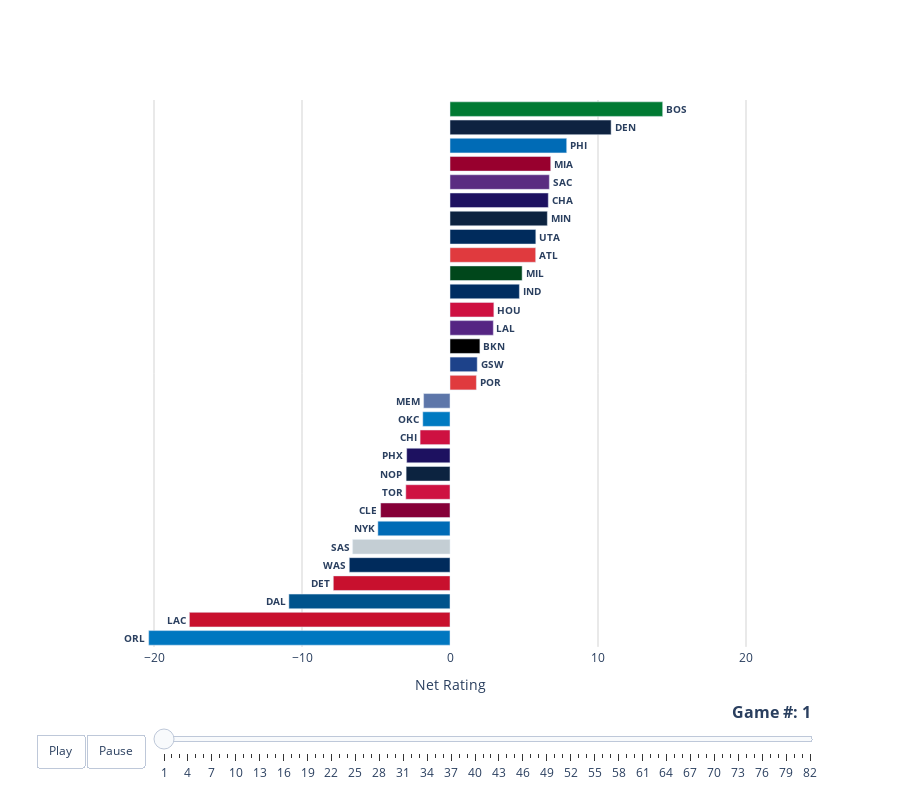

Notebook code for this chart:
### Code cell
# make figure dictionary
fig_dict = {
    "data": [],
    "layout": {},
    "frames": []
}

# fill in most of layout
fig_dict["layout"]["xaxis"] = {
    "title": "Net Rating",
    # Setting static range so animation doesn't look choppy
    "range": [-25, 25],
    "showline": True,
    "linewidth": 0.5,
    "gridcolor": "lightgray"
}
fig_dict["layout"]["yaxis"] = {
    "categoryorder": "total ascending",
    "showticklabels": False,

}
fig_dict["layout"]["hovermode"] = "closest"
# You don't have to set this but if it's too small then not every bar will have a label
fig_dict["layout"]["height"] = 800
fig_dict["layout"]["plot_bgcolor"] = "white"
fig_dict["layout"]["showlegend"] = False

# There are many easing functions, but after testing most of them, 
#   the best for this use case is 'linear'
easing = "linear"

# Having the frame duration be slightly larger than the transition 
#   duration seems to produce smooth animations
frame_duration = 500
transition_duration = 450

# This structure is directly from the docs
fig_dict["layout"]["updatemenus"] = [
    {
        "buttons": [
            {
                "args": [
                    None,
                    {
                        "frame": {"duration": frame_duration, "redraw": True},
                        "fromcurrent": True,
                        "transition": {"duration": transition_duration, "easing": easing}
                    }
                ],
                "label": "Play",
                "method": "animate"
            },
            {
                "args": [
                    [None],
                    {
                        "frame": {"duration": 0, "redraw": True},
                        "mode": "immediate",
                        "transition": {"duration": 0}
                    }
                ],
                "label": "Pause",
                "method": "animate"
            }
        ],
        "direction": "left",
        "pad": {"r": 10, "t": 87},
        "showactive": False,
        "type": "buttons",
        "x": 0.1,
        "xanchor": "right",
        "y": 0,
        "yanchor": "top"
    }
]

sliders_dict = {
    "active": 0,
    "yanchor": "top",
    "xanchor": "left",
    "currentvalue": {
        "font": {"size": 16},
        "prefix": "<b>Game #: ",
        "visible": True,
        "xanchor": "right"
    },
    "transition": {"duration": transition_duration, "easing": easing},
    "pad": {"b": 10, "t": 50},
    "len": 0.9,
    "x": 0.1,
    "y": 0,
    "steps": []
}

# Create initial chart view (Game 1)
game_num = 1
teams = games["TEAM"].unique()
for team in teams:
    dataset_by_game_and_team = games[
        (games["TEAM"] == team) &
        (games["GAME_NUM"] == game_num)
    ]
    data_dict = {
        "y": list(dataset_by_game_and_team["TEAM"]),
        "x": list(dataset_by_game_and_team["CUME_NET_RATING"]),
        "customdata": np.stack(
            (dataset_by_game_and_team["CUME_OFF_RATING"],
             dataset_by_game_and_team["CUME_DEF_RATING"]), axis=-1
        ),
        "type": "bar",
        "text": team,
        "marker_color": TEAM_COLORS.get(team),
        "textposition": "outside",
        "texttemplate": "<b>%{text}</b>",
        "hovertemplate": "<b>%{y}</b><br>"
                         "Net Rating: %{x:.2f}<br>"
                         "Offensive Rating: %{customdata[0]:.2f}<br>"
                         "Defensive Rating: %{customdata[1]:.2f}<br>"
                         "<extra></extra>",
        "orientation": "h",
        "name": team
    }
    fig_dict["data"].append(data_dict)

# Make a new frame for each game
for game in range(1, 83):
    frame = {"data": [], "name": str(game)}
    for team in teams:
        dataset_by_game_and_team = games[
            (games["TEAM"] == team) &
            (games["GAME_NUM"] == game)
        ]
        data_dict = {
            "y": list(dataset_by_game_and_team["TEAM"]),
            "x": list(dataset_by_game_and_team["CUME_NET_RATING"]),
            "customdata": np.stack(
                (dataset_by_game_and_team["CUME_OFF_RATING"],
                 dataset_by_game_and_team["CUME_DEF_RATING"]), axis=-1
            ),
            "type": "bar",
            "text": team,
            "marker_color": TEAM_COLORS.get(team),
            "textposition": "outside",
            "texttemplate": "<b>%{text}</b>",
            "hovertemplate": "<b>%{y}</b><br>"
                             "Net Rating: %{x:.2f}<br>"
                             "Offensive Rating: %{customdata[0]:.2f}<br>"
                             "Defensive Rating: %{customdata[1]:.2f}<br>"
                             "<extra></extra>",
            "orientation": "h",
            "name": team
        }
        frame["data"].append(data_dict)

    fig_dict["frames"].append(frame)
    
    slider_step = {"args": [
        [game],
        {"frame": {"duration": frame_duration, "redraw": True},
         "mode": "immediate",
         "transition": {"duration": transition_duration, "easing": easing}}
    ],
        "label": game,
        "method": "animate"}
    sliders_dict["steps"].append(slider_step)


fig_dict["layout"]["sliders"] = [sliders_dict]

fig = go.Figure(fig_dict)

fig.show()

### Figure 1 — Plotly figure (JSON) as saved in the notebook; plotly's stock layout.template omitted (floating-point values rounded to 4 significant figures)
{"data": [{"customdata": [[121.6, 115.8]], "hovertemplate": "<b>%{y}</b><br>Net Rating: %{x:.2f}<br>Offensive Rating: %{customdata[0]:.2f}<br>Defensive Rating: %{customdata[1]:.2f}<br><extra></extra>", "marker": {"color": "#E03A3E"}, "name": "ATL", "orientation": "h", "text": "ATL", "textposition": "outside", "texttemplate": "<b>%{text}</b>", "type": "bar", "x": [5.789], "y": ["ATL"]}, {"customdata": [[110.1, 108.1]], "hovertemplate": "<b>%{y}</b><br>Net Rating: %{x:.2f}<br>Offensive Rating: %{customdata[0]:.2f}<br>Defensive Rating: %{customdata[1]:.2f}<br><extra></extra>", "marker": {"color": "#000000"}, "name": "BKN", "orientation": "h", "text": "BKN", "textposition": "outside", "texttemplate": "<b>%{text}</b>", "type": "bar", "x": [2.02], "y": ["BKN"]}, {"customdata": [[124.2, 109.8]], "hovertemplate": "<b>%{y}</b><br>Net Rating: %{x:.2f}<br>Offensive Rating: %{customdata[0]:.2f}<br>Defensive Rating: %{customdata[1]:.2f}<br><extra></extra>", "marker": {"color": "#007A33"}, "name": "BOS", "orientation": "h", "text": "BOS", "textposition": "outside", "texttemplate": "<b>%{text}</b>", "type": "bar", "x": [14.37], "y": ["BOS"]}, {"customdata": [[117.6, 111.0]], "hovertemplate": "<b>%{y}</b><br>Net Rating: %{x:.2f}<br>Offensive Rating: %{customdata[0]:.2f}<br>Defensive Rating: %{customdata[1]:.2f}<br><extra></extra>", "marker": {"color": "#1D1160"}, "name": "CHA", "orientation": "h", "text": "CHA", "textposition": "outside", "texttemplate": "<b>%{text}</b>", "type": "bar", "x": [6.641], "y": ["CHA"]}, {"customdata": [[108.1, 110.1]], "hovertemplate": "<b>%{y}</b><br>Net Rating: %{x:.2f}<br>Offensive Rating: %{customdata[0]:.2f}<br>Defensive Rating: %{customdata[1]:.2f}<br><extra></extra>", "marker": {"color": "#CE1141"}, "name": "CHI", "orientation": "h", "text": "CHI", "textposition": "outside", "texttemplate": "<b>%{text}</b>", "type": "bar", "x": [-2.02], "y": ["CHI"]}, {"customdata": [[108.8, 113.5]], "hovertemplate": "<b>%{y}</b><br>Net Rating: %{x:.2f}<br>Offensive Rating: %{customdata[0]:.2f}<br>Defensive Rating: %{customdata[1]:.2f}<br><extra></extra>", "marker": {"color": "#860038"}, "name": "CLE", "orientation": "h", "text": "CLE", "textposition": "outside", "texttemplate": "<b>%{text}</b>", "type": "bar", "x": [-4.689], "y": ["CLE"]}, {"customdata": [[112.8, 123.7]], "hovertemplate": "<b>%{y}</b><br>Net Rating: %{x:.2f}<br>Offensive Rating: %{customdata[0]:.2f}<br>Defensive Rating: %{customdata[1]:.2f}<br><extra></extra>", "marker": {"color": "#00538C"}, "name": "DAL", "orientation": "h", "text": "DAL", "textposition": "outside", "texttemplate": "<b>%{text}</b>", "type": "bar", "x": [-10.89], "y": ["DAL"]}, {"customdata": [[123.7, 112.8]], "hovertemplate": "<b>%{y}</b><br>Net Rating: %{x:.2f}<br>Offensive Rating: %{customdata[0]:.2f}<br>Defensive Rating: %{customdata[1]:.2f}<br><extra></extra>", "marker": {"color": "#0E2240"}, "name": "DEN", "orientation": "h", "text": "DEN", "textposition": "outside", "texttemplate": "<b>%{text}</b>", "type": "bar", "x": [10.89], "y": ["DEN"]}, {"customdata": [[104.5, 112.4]], "hovertemplate": "<b>%{y}</b><br>Net Rating: %{x:.2f}<br>Offensive Rating: %{customdata[0]:.2f}<br>Defensive Rating: %{customdata[1]:.2f}<br><extra></extra>", "marker": {"color": "#C8102E"}, "name": "DET", "orientation": "h", "text": "DET", "textposition": "outside", "texttemplate": "<b>%{text}</b>", "type": "bar", "x": [-7.885], "y": ["DET"]}, {"customdata": [[129.7, 127.8]], "hovertemplate": "<b>%{y}</b><br>Net Rating: %{x:.2f}<br>Offensive Rating: %{customdata[0]:.2f}<br>Defensive Rating: %{customdata[1]:.2f}<br><extra></extra>", "marker": {"color": "#1D428A"}, "name": "GSW", "orientation": "h", "text": "GSW", "textposition": "outside", "texttemplate": "<b>%{text}</b>", "type": "bar", "x": [1.839], "y": ["GSW"]}, {"customdata": [[102.7, 99.78]], "hovertemplate": "<b>%{y}</b><br>Net Rating: %{x:.2f}<br>Offensive Rating: %{customdata[0]:.2f}<br>Defensive Rating: %{customdata[1]:.2f}<br><extra></extra>", "marker": {"color": "#CE1141"}, "name": "HOU", "orientation": "h", "text": "HOU", "textposition": "outside", "texttemplate": "<b>%{text}</b>", "type": "bar", "x": [2.964], "y": ["HOU"]}, {"customdata": [[113.5, 108.8]], "hovertemplate": "<b>%{y}</b><br>Net Rating: %{x:.2f}<br>Offensive Rating: %{customdata[0]:.2f}<br>Defensive Rating: %{customdata[1]:.2f}<br><extra></extra>", "marker": {"color": "#002D62"}, "name": "IND", "orientation": "h", "text": "IND", "textposition": "outside", "texttemplate": "<b>%{text}</b>", "type": "bar", "x": [4.689], "y": ["IND"]}, {"customdata": [[123.3, 140.9]], "hovertemplate": "<b>%{y}</b><br>Net Rating: %{x:.2f}<br>Offensive Rating: %{customdata[0]:.2f}<br>Defensive Rating: %{customdata[1]:.2f}<br><extra></extra>", "marker": {"color": "#C8102E"}, "name": "LAC", "orientation": "h", "text": "LAC", "textposition": "outside", "texttemplate": "<b>%{text}</b>", "type": "bar", "x": [-17.61], "y": ["LAC"]}, {"customdata": [[119.0, 116.1]], "hovertemplate": "<b>%{y}</b><br>Net Rating: %{x:.2f}<br>Offensive Rating: %{customdata[0]:.2f}<br>Defensive Rating: %{customdata[1]:.2f}<br><extra></extra>", "marker": {"color": "#552583"}, "name": "LAL", "orientation": "h", "text": "LAL", "textposition": "outside", "texttemplate": "<b>%{text}</b>", "type": "bar", "x": [2.927], "y": ["LAL"]}, {"customdata": [[100.8, 102.6]], "hovertemplate": "<b>%{y}</b><br>Net Rating: %{x:.2f}<br>Offensive Rating: %{customdata[0]:.2f}<br>Defensive Rating: %{customdata[1]:.2f}<br><extra></extra>", "marker": {"color": "#5D76A9"}, "name": "MEM", "orientation": "h", "text": "MEM", "textposition": "outside", "texttemplate": "<b>%{text}</b>", "type": "bar", "x": [-1.784], "y": ["MEM"]}, {"customdata": [[117.6, 110.8]], "hovertemplate": "<b>%{y}</b><br>Net Rating: %{x:.2f}<br>Offensive Rating: %{customdata[0]:.2f}<br>Defensive Rating: %{customdata[1]:.2f}<br><extra></extra>", "marker": {"color": "#98002E"}, "name": "MIA", "orientation": "h", "text": "MIA", "textposition": "outside", "texttemplate": "<b>%{text}</b>", "type": "bar", "x": [6.805], "y": ["MIA"]}, {"customdata": [[107.2, 102.4]], "hovertemplate": "<b>%{y}</b><br>Net Rating: %{x:.2f}<br>Offensive Rating: %{customdata[0]:.2f}<br>Defensive Rating: %{customdata[1]:.2f}<br><extra></extra>", "marker": {"color": "#00471B"}, "name": "MIL", "orientation": "h", "text": "MIL", "textposition": "outside", "texttemplate": "<b>%{text}</b>", "type": "bar", "x": [4.874], "y": ["MIL"]}, {"customdata": [[109.9, 103.4]], "hovertemplate": "<b>%{y}</b><br>Net Rating: %{x:.2f}<br>Offensive Rating: %{customdata[0]:.2f}<br>Defensive Rating: %{customdata[1]:.2f}<br><extra></extra>", "marker": {"color": "#0C2340"}, "name": "MIN", "orientation": "h", "text": "MIN", "textposition": "outside", "texttemplate": "<b>%{text}</b>", "type": "bar", "x": [6.577], "y": ["MIN"]}, {"customdata": [[99.78, 102.7]], "hovertemplate": "<b>%{y}</b><br>Net Rating: %{x:.2f}<br>Offensive Rating: %{customdata[0]:.2f}<br>Defensive Rating: %{customdata[1]:.2f}<br><extra></extra>", "marker": {"color": "#0C2340"}, "name": "NOP", "orientation": "h", "text": "NOP", "textposition": "outside", "texttemplate": "<b>%{text}</b>", "type": "bar", "x": [-2.964], "y": ["NOP"]}, {"customdata": [[102.4, 107.2]], "hovertemplate": "<b>%{y}</b><br>Net Rating: %{x:.2f}<br>Offensive Rating: %{customdata[0]:.2f}<br>Defensive Rating: %{customdata[1]:.2f}<br><extra></extra>", "marker": {"color": "#006BB6"}, "name": "NYK", "orientation": "h", "text": "NYK", "textposition": "outside", "texttemplate": "<b>%{text}</b>", "type": "bar", "x": [-4.874], "y": ["NYK"]}, {"customdata": [[127.8, 129.7]], "hovertemplate": "<b>%{y}</b><br>Net Rating: %{x:.2f}<br>Offensive Rating: %{customdata[0]:.2f}<br>Defensive Rating: %{customdata[1]:.2f}<br><extra></extra>", "marker": {"color": "#007AC1"}, "name": "OKC", "orientation": "h", "text": "OKC", "textposition": "outside", "texttemplate": "<b>%{text}</b>", "type": "bar", "x": [-1.839], "y": ["OKC"]}, {"customdata": [[105.9, 126.2]], "hovertemplate": "<b>%{y}</b><br>Net Rating: %{x:.2f}<br>Offensive Rating: %{customdata[0]:.2f}<br>Defensive Rating: %{customdata[1]:.2f}<br><extra></extra>", "marker": {"color": "#0077C0"}, "name": "ORL", "orientation": "h", "text": "ORL", "textposition": "outside", "texttemplate": "<b>%{text}</b>", "type": "bar", "x": [-20.36], "y": ["ORL"]}, {"customdata": [[112.4, 104.5]], "hovertemplate": "<b>%{y}</b><br>Net Rating: %{x:.2f}<br>Offensive Rating: %{customdata[0]:.2f}<br>Defensive Rating: %{customdata[1]:.2f}<br><extra></extra>", "marker": {"color": "#006BB6"}, "name": "PHI", "orientation": "h", "text": "PHI", "textposition": "outside", "texttemplate": "<b>%{text}</b>", "type": "bar", "x": [7.885], "y": ["PHI"]}, {"customdata": [[116.1, 119.0]], "hovertemplate": "<b>%{y}</b><br>Net Rating: %{x:.2f}<br>Offensive Rating: %{customdata[0]:.2f}<br>Defensive Rating: %{customdata[1]:.2f}<br><extra></extra>", "marker": {"color": "#1D1160"}, "name": "PHX", "orientation": "h", "text": "PHX", "textposition": "outside", "texttemplate": "<b>%{text}</b>", "type": "bar", "x": [-2.927], "y": ["PHX"]}, {"customdata": [[102.6, 100.8]], "hovertemplate": "<b>%{y}</b><br>Net Rating: %{x:.2f}<br>Offensive Rating: %{customdata[0]:.2f}<br>Defensive Rating: %{customdata[1]:.2f}<br><extra></extra>", "marker": {"color": "#E03A3E"}, "name": "POR", "orientation": "h", "text": "POR", "textposition": "outside", "texttemplate": "<b>%{text}</b>", "type": "bar", "x": [1.784], "y": ["POR"]}, {"customdata": [[100.7, 93.97]], "hovertemplate": "<b>%{y}</b><br>Net Rating: %{x:.2f}<br>Offensive Rating: %{customdata[0]:.2f}<br>Defensive Rating: %{customdata[1]:.2f}<br><extra></extra>", "marker": {"color": "#5A2D81"}, "name": "SAC", "orientation": "h", "text": "SAC", "textposition": "outside", "texttemplate": "<b>%{text}</b>", "type": "bar", "x": [6.712], "y": ["SAC"]}, {"customdata": [[103.4, 109.9]], "hovertemplate": "<b>%{y}</b><br>Net Rating: %{x:.2f}<br>Offensive Rating: %{customdata[0]:.2f}<br>Defensive Rating: %{customdata[1]:.2f}<br><extra></extra>", "marker": {"color": "#C4CED4"}, "name": "SAS", "orientation": "h", "text": "SAS", "textposition": "outside", "texttemplate": "<b>%{text}</b>", "type": "bar", "x": [-6.577], "y": ["SAS"]}, {"customdata": [[104.5, 107.5]], "hovertemplate": "<b>%{y}</b><br>Net Rating: %{x:.2f}<br>Offensive Rating: %{customdata[0]:.2f}<br>Defensive Rating: %{customdata[1]:.2f}<br><extra></extra>", "marker": {"color": "#CE1141"}, "name": "TOR", "orientation": "h", "text": "TOR", "textposition": "outside", "texttemplate": "<b>%{text}</b>", "type": "bar", "x": [-2.986], "y": ["TOR"]}, {"customdata": [[122.7, 116.9]], "hovertemplate": "<b>%{y}</b><br>Net Rating: %{x:.2f}<br>Offensive Rating: %{customdata[0]:.2f}<br>Defensive Rating: %{customdata[1]:.2f}<br><extra></extra>", "marker": {"color": "#002B5C"}, "name": "UTA", "orientation": "h", "text": "UTA", "textposition": "outside", "texttemplate": "<b>%{text}</b>", "type": "bar", "x": [5.799], "y": ["UTA"]}, {"customdata": [[110.8, 117.6]], "hovertemplate": "<b>%{y}</b><br>Net Rating: %{x:.2f}<br>Offensive Rating: %{customdata[0]:.2f}<br>Defensive Rating: %{customdata[1]:.2f}<br><extra></extra>", "marker": {"color": "#002B5C"}, "name": "WAS", "orientation": "h", "text": "WAS", "textposition": "outside", "texttemplate": "<b>%{text}</b>", "type": "bar", "x": [-6.805], "y": ["WAS"]}], "layout": {"height": 800, "hovermode": "closest", "plot_bgcolor": "white", "showlegend": false, "sliders": [{"active": 0, "currentvalue": {"font": {"size": 16}, "prefix": "<b>Game #: ", "visible": true, "xanchor": "right"}, "len": 0.9, "pad": {"b": 10, "t": 50}, "steps": [{"args": [[1], {"frame": {"duration": 500, "redraw": true}, "mode": "immediate", "transition": {"duration": 450, "easing": "linear"}}], "label": "1", "method": "animate"}, {"args": [[2], {"frame": {"duration": 500, "redraw": true}, "mode": "immediate", "transition": {"duration": 450, "easing": "linear"}}], "label": "2", "method": "animate"}, {"args": [[3], {"frame": {"duration": 500, "redraw": true}, "mode": "immediate", "transition": {"duration": 450, "easing": "linear"}}], "label": "3", "method": "animate"}, {"args": [[4], {"frame": {"duration": 500, "redraw": true}, "mode": "immediate", "transition": {"duration": 450, "easing": "linear"}}], "label": "4", "method": "animate"}, {"args": [[5], {"frame": {"duration": 500, "redraw": true}, "mode": "immediate", "transition": {"duration": 450, "easing": "linear"}}], "label": "5", "method": "animate"}, {"args": [[6], {"frame": {"duration": 500, "redraw": true}, "mode": "immediate", "transition": {"duration": 450, "easing": "linear"}}], "label": "6", "method": "animate"}, {"args": [[7], {"frame": {"duration": 500, "redraw": true}, "mode": "immediate", "transition": {"duration": 450, "easing": "linear"}}], "label": "7", "method": "animate"}, {"args": [[8], {"frame": {"duration": 500, "redraw": true}, "mode": "immediate", "transition": {"duration": 450, "easing": "linear"}}], "label": "8", "method": "animate"}, {"args": [[9], {"frame": {"duration": 500, "redraw": true}, "mode": "immediate", "transition": {"duration": 450, "easing": "linear"}}], "label": "9", "method": "animate"}, {"args": [[10], {"frame": {"duration": 500, "redraw": true}, "mode": "immediate", "transition": {"duration": 450, "easing": "linear"}}], "label": "10", "method": "animate"}, {"args": [[11], {"frame": {"duration": 500, "redraw": true}, "mode": "immediate", "transition": {"duration": 450, "easing": "linear"}}], "label": "11", "method": "animate"}, {"args": [[12], {"frame": {"duration": 500, "redraw": true}, "mode": "immediate", "transition": {"duration": 450, "easing": "linear"}}], "label": "12", "method": "animate"}, {"args": [[13], {"frame": {"duration": 500, "redraw": true}, "mode": "immediate", "transition": {"duration": 450, "easing": "linear"}}], "label": "13", "method": "animate"}, {"args": [[14], {"frame": {"duration": 500, "redraw": true}, "mode": "immediate", "transition": {"duration": 450, "easing": "linear"}}], "label": "14", "method": "animate"}, {"args": [[15], {"frame": {"duration": 500, "redraw": true}, "mode": "immediate", "transition": {"duration": 450, "easing": "linear"}}], "label": "15", "method": "animate"}, {"args": [[16], {"frame": {"duration": 500, "redraw": true}, "mode": "immediate", "transition": {"duration": 450, "easing": "linear"}}], "label": "16", "method": "animate"}, {"args": [[17], {"frame": {"duration": 500, "redraw": true}, "mode": "immediate", "transition": {"duration": 450, "easing": "linear"}}], "label": "17", "method": "animate"}, {"args": [[18], {"frame": {"duration": 500, "redraw": true}, "mode": "immediate", "transition": {"duration": 450, "easing": "linear"}}], "label": "18", "method": "animate"}, {"args": [[19], {"frame": {"duration": 500, "redraw": true}, "mode": "immediate", "transition": {"duration": 450, "easing": "linear"}}], "label": "19", "method": "animate"}, {"args": [[20], {"frame": {"duration": 500, "redraw": true}, "mode": "immediate", "transition": {"duration": 450, "easing": "linear"}}], "label": "20", "method": "animate"}, {"args": [[21], {"frame": {"duration": 500, "redraw": true}, "mode": "immediate", "transition": {"duration": 450, "easing": "linear"}}], "label": "21", "method": "animate"}, {"args": [[22], {"frame": {"duration": 500, "redraw": true}, "mode": "immediate", "transition": {"duration": 450, "easing": "linear"}}], "label": "22", "method": "animate"}, {"args": [[23], {"frame": {"duration": 500, "redraw": true}, "mode": "immediate", "transition": {"duration": 450, "easing": "linear"}}], "label": "23", "method": "animate"}, {"args": [[24], {"frame": {"duration": 500, "redraw": true}, "mode": "immediate", "transition": {"duration": 450, "easing": "linear"}}], "label": "24", "method": "animate"}, {"args": [[25], {"frame": {"duration": 500, "redraw": true}, "mode": "immediate", "transition": {"duration": 450, "easing": "linear"}}], "label": "25", "method": "animate"}, {"args": [[26], {"frame": {"duration": 500, "redraw": true}, "mode": "immediate", "transition": {"duration": 450, "easing": "linear"}}], "label": "26", "method": "animate"}, {"args": [[27], {"frame": {"duration": 500, "redraw": true}, "mode": "immediate", "transition": {"duration": 450, "easing": "linear"}}], "label": "27", "method": "animate"}, {"args": [[28], {"frame": {"duration": 500, "redraw": true}, "mode": "immediate", "transition": {"duration": 450, "easing": "linear"}}], "label": "28", "method": "animate"}, {"args": [[29], {"frame": {"duration": 500, "redraw": true}, "mode": "immediate", "transition": {"duration": 450, "easing": "linear"}}], "label": "29", "method": "animate"}, {"args": [[30], {"frame": {"duration": 500, "redraw": true}, "mode": "immediate", "transition": {"duration": 450, "easing": "linear"}}], "label": "30", "method": "animate"}, {"args": [[31], {"frame": {"duration": 500, "redraw": true}, "mode": "immediate", "transition": {"duration": 450, "easing": "linear"}}], "label": "31", "method": "animate"}, {"args": [[32], {"frame": {"duration": 500, "redraw": true}, "mode": "immediate", "transition": {"duration": 450, "easing": "linear"}}], "label": "32", "method": "animate"}, {"args": [[33], {"frame": {"duration": 500, "redraw": true}, "mode": "immediate", "transition": {"duration": 450, "easing": "linear"}}], "label": "33", "method": "animate"}, {"args": [[34], {"frame": {"duration": 500, "redraw": true}, "mode": "immediate", "transition": {"duration": 450, "easing": "linear"}}], "label": "34", "method": "animate"}, {"args": [[35], {"frame": {"duration": 500, "redraw": true}, "mode": "immediate", "transition": {"duration": 450, "easing": "linear"}}], "label": "35", "method": "animate"}, {"args": [[36], {"frame": {"duration": 500, "redraw": true}, "mode": "immediate", "transition": {"duration": 450, "easing": "linear"}}], "label": "36", "method": "animate"}, {"args": [[37], {"frame": {"duration": 500, "redraw": true}, "mode": "immediate", "transition": {"duration": 450, "easing": "linear"}}], "label": "37", "method": "animate"}, {"args": [[38], {"frame": {"duration": 500, "redraw": true}, "mode": "immediate", "transition": {"duration": 450, "easing": "linear"}}], "label": "38", "method": "animate"}, {"args": [[39], {"frame": {"duration": 500, "redraw": true}, "mode": "immediate", "transition": {"duration": 450, "easing": "linear"}}], "label": "39", "method": "animate"}, {"args": [[40], {"frame": {"duration": 500, "redraw": true}, "mode": "immediate", "transition": {"duration": 450, "easing": "linear"}}], "label": "40", "method": "animate"}, {"args": [[41], {"frame": {"duration": 500, "redraw": true}, "mode": "immediate", "transition": {"duration": 450, "easing": "linear"}}], "label": "41", "method": "animate"}, {"args": [[42], {"frame": {"duration": 500, "redraw": true}, "mode": "immediate", "transition": {"duration": 450, "easing": "linear"}}], "label": "42", "method": "animate"}, {"args": [[43], {"frame": {"duration": 500, "redraw": true}, "mode": "immediate", "transition": {"duration": 450, "easing": "linear"}}], "label": "43", "method": "animate"}, {"args": [[44], {"frame": {"duration": 500, "redraw": true}, "mode": "immediate", "transition": {"duration": 450, "easing": "linear"}}], "label": "44", "method": "animate"}, {"args": [[45], {"frame": {"duration": 500, "redraw": true}, "mode": "immediate", "transition": {"duration": 450, "easing": "linear"}}], "label": "45", "method": "animate"}, {"args": [[46], {"frame": {"duration": 500, "redraw": true}, "mode": "immediate", "transition": {"duration": 450, "easing": "linear"}}], "label": "46", "method": "animate"}, {"args": [[47], {"frame": {"duration": 500, "redraw": true}, "mode": "immediate", "transition": {"duration": 450, "easing": "linear"}}], "label": "47", "method": "animate"}, {"args": [[48], {"frame": {"duration": 500, "redraw": true}, "mode": "immediate", "transition": {"duration": 450, "easing": "linear"}}], "label": "48", "method": "animate"}, {"args": [[49], {"frame": {"duration": 500, "redraw": true}, "mode": "immediate", "transition": {"duration": 450, "easing": "linear"}}], "label": "49", "method": "animate"}, {"args": [[50], {"frame": {"duration": 500, "redraw": true}, "mode": "immediate", "transition": {"duration": 450, "easing": "linear"}}], "label": "50", "method": "animate"}, {"args": [[51], {"frame": {"duration": 500, "redraw": true}, "mode": "immediate", "transition": {"duration": 450, "easing": "linear"}}], "label": "51", "method": "animate"}, {"args": [[52], {"frame": {"duration": 500, "redraw": true}, "mode": "immediate", "transition": {"duration": 450, "easing": "linear"}}], "label": "52", "method": "animate"}, {"args": [[53], {"frame": {"duration": 500, "redraw": true}, "mode": "immediate", "transition": {"duration": 450, "easing": "linear"}}], "label": "53", "method": "animate"}, {"args": [[54], {"frame": {"duration": 500, "redraw": true}, "mode": "immediate", "transition": {"duration": 450, "easing": "linear"}}], "label": "54", "method": "animate"}, {"args": [[55], {"frame": {"duration": 500, "redraw": true}, "mode": "immediate", "transition": {"duration": 450, "easing": "linear"}}], "label": "55", "method": "animate"}, {"args": [[56], {"frame": {"duration": 500, "redraw": true}, "mode": "immediate", "transition": {"duration": 450, "easing": "linear"}}], "label": "56", "method": "animate"}, {"args": [[57], {"frame": {"duration": 500, "redraw": true}, "mode": "immediate", "transition": {"duration": 450, "easing": "linear"}}], "label": "57", "method": "animate"}, {"args": [[58], {"frame": {"duration": 500, "redraw": true}, "mode": "immediate", "transition": {"duration": 450, "easing": "linear"}}], "label": "58", "method": "animate"}, {"args": [[59], {"frame": {"duration": 500, "redraw": true}, "mode": "immediate", "transition": {"duration": 450, "easing": "linear"}}], "label": "59", "method": "animate"}, {"args": [[60], {"frame": {"duration": 500, "redraw": true}, "mode": "immediate", "transition": {"duration": 450, "easing": "linear"}}], "label": "60", "method": "animate"}, {"args": [[61], {"frame": {"duration": 500, "redraw": true}, "mode": "immediate", "transition": {"duration": 450, "easing": "linear"}}], "label": "61", "method": "animate"}, {"args": [[62], {"frame": {"duration": 500, "redraw": true}, "mode": "immediate", "transition": {"duration": 450, "easing": "linear"}}], "label": "62", "method": "animate"}, {"args": [[63], {"frame": {"duration": 500, "redraw": true}, "mode": "immediate", "transition": {"duration": 450, "easing": "linear"}}], "label": "63", "method": "animate"}, {"args": [[64], {"frame": {"duration": 500, "redraw": true}, "mode": "immediate", "transition": {"duration": 450, "easing": "linear"}}], "label": "64", "method": "animate"}, {"args": [[65], {"frame": {"duration": 500, "redraw": true}, "mode": "immediate", "transition": {"duration": 450, "easing": "linear"}}], "label": "65", "method": "animate"}, {"args": [[66], {"frame": {"duration": 500, "redraw": true}, "mode": "immediate", "transition": {"duration": 450, "easing": "linear"}}], "label": "66", "method": "animate"}, {"args": [[67], {"frame": {"duration": 500, "redraw": true}, "mode": "immediate", "transition": {"duration": 450, "easing": "linear"}}], "label": "67", "method": "animate"}, {"args": [[68], {"frame": {"duration": 500, "redraw": true}, "mode": "immediate", "transition": {"duration": 450, "easing": "linear"}}], "label": "68", "method": "animate"}, {"args": [[69], {"frame": {"duration": 500, "redraw": true}, "mode": "immediate", "transition": {"duration": 450, "easing": "linear"}}], "label": "69", "method": "animate"}, {"args": [[70], {"frame": {"duration": 500, "redraw": true}, "mode": "immediate", "transition": {"duration": 450, "easing": "linear"}}], "label": "70", "method": "animate"}, {"args": [[71], {"frame": {"duration": 500, "redraw": true}, "mode": "immediate", "transition": {"duration": 450, "easing": "linear"}}], "label": "71", "method": "animate"}, {"args": [[72], {"frame": {"duration": 500, "redraw": true}, "mode": "immediate", "transition": {"duration": 450, "easing": "linear"}}], "label": "72", "method": "animate"}, {"args": [[73], {"frame": {"duration": 500, "redraw": true}, "mode": "immediate", "transition": {"duration": 450, "easing": "linear"}}], "label": "73", "method": "animate"}, {"args": [[74], {"frame": {"duration": 500, "redraw": true}, "mode": "immediate", "transition": {"duration": 450, "easing": "linear"}}], "label": "74", "method": "animate"}, {"args": [[75], {"frame": {"duration": 500, "redraw": true}, "mode": "immediate", "transition": {"duration": 450, "easing": "linear"}}], "label": "75", "method": "animate"}, {"args": [[76], {"frame": {"duration": 500, "redraw": true}, "mode": "immediate", "transition": {"duration": 450, "easing": "linear"}}], "label": "76", "method": "animate"}, {"args": [[77], {"frame": {"duration": 500, "redraw": true}, "mode": "immediate", "transition": {"duration": 450, "easing": "linear"}}], "label": "77", "method": "animate"}, {"args": [[78], {"frame": {"duration": 500, "redraw": true}, "mode": "immediate", "transition": {"duration": 450, "easing": "linear"}}], "label": "78", "method": "animate"}, {"args": [[79], {"frame": {"duration": 500, "redraw": true}, "mode": "immediate", "transition": {"duration": 450, "easing": "linear"}}], "label": "79", "method": "animate"}, {"args": [[80], {"frame": {"duration": 500, "redraw": true}, "mode": "immediate", "transition": {"duration": 450, "easing": "linear"}}], "label": "80", "method": "animate"}, {"args": [[81], {"frame": {"duration": 500, "redraw": true}, "mode": "immediate", "transition": {"duration": 450, "easing": "linear"}}], "label": "81", "method": "animate"}, {"args": [[82], {"frame": {"duration": 500, "redraw": true}, "mode": "immediate", "transition": {"duration": 450, "easing": "linear"}}], "label": "82", "method": "animate"}], "transition": {"duration": 450, "easing": "linear"}, "x": 0.1, "xanchor": "left", "y": 0, "yanchor": "top"}], "updatemenus": [{"buttons": [{"args": [null, {"frame": {"duration": 500, "redraw": true}, "fromcurrent": true, "transition": {"duration": 450, "easing": "linear"}}], "label": "Play", "method": "animate"}, {"args": [[null], {"frame": {"duration": 0, "redraw": true}, "mode": "immediate", "transition": {"duration": 0}}], "label": "Pause", "method": "animate"}], "direction": "left", "pad": {"r": 10, "t": 87}, "showactive": false, "type": "buttons", "x": 0.1, "xanchor": "right", "y": 0, "yanchor": "top"}], "xaxis": {"gridcolor": "lightgray", "linewidth": 0.5, "range": [-25, 25], "showline": true, "title": {"text": "Net Rating"}}, "yaxis": {"categoryorder": "total ascending", "showticklabels": false}}}
